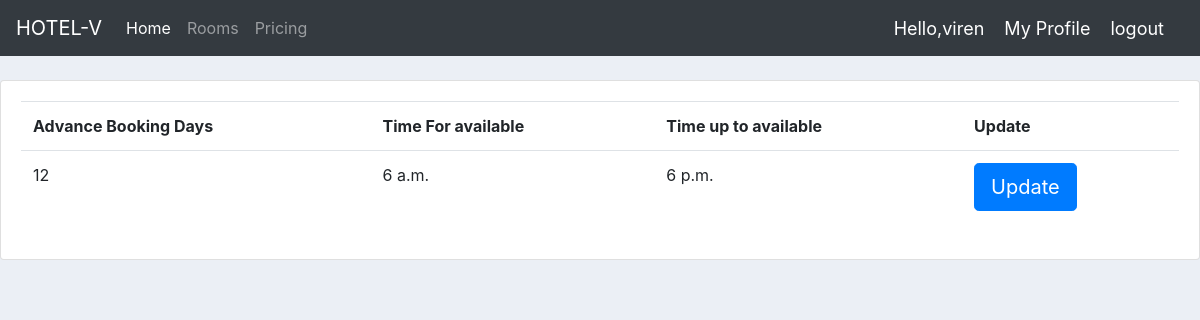
The page /dashbord/rooms/available (signed in) on the database its author committed.
### account/models.py (models this page shows)
class Available(models.Model):
    Advance_Booking_Days=models.IntegerField(null=True)
    Time_For_available=models.TimeField(default=timezone.now,null=True)
    Time_up_to_available=models.TimeField(default=timezone.now,null=True)

### account/views.py (the view)
# urls.py: path('dashbord/rooms/available', views.available, name='available'),
def available(request):
    time=Available.objects.all()
    context={'time':time}
    return render(request,'account/available.html',context)

### templates/account/available.html (shortened to what this page needs)
{% extends 'account/main.html' %}
{% block content%}
  <br>
      <div class="card card-body">
        <table class="table">
          <tr>
            <th>Advance Booking Days</th>
            <th>Time For available</th>
            <th>Time up to available</th>
            <th>Update</th>
          </tr>
          {% for i in time %}
          <tr>
            <td>{{i.Advance_Booking_Days}}</td>
            <td>{{i.Time_For_available}}</td>
            <td>{{i.Time_up_to_available}}</td>
            <td><a class="btn btn-primary btn-lg" href="{% url 'updatetime' i.id %}" role="button">Update</a></td>
          </tr>
          {% endfor %}
        </table>
      </div>
{% endblock %}

### templates/account/navbar.html (shortened to what this page needs)
{% load static%}
<nav class="navbar navbar-expand-lg navbar-dark bg-dark">
  <a class="navbar-brand" href="#">HOTEL-V</a>
  <div class="collapse navbar-collapse" id="navbarNav">
    <ul class="navbar-nav">
      <li class="nav-item active">
        <a class="nav-link" href="{% url 'dashbord' %}">Home<span class="sr-only">(current)</span></a>
      </li>
      <li class="nav-item">
        <a class="nav-link" href="{% url 'rooms' %}">Rooms</a>
      </li>
      <li class="nav-item">
        <a class="nav-link" href="#">Pricing</a>
      </li>
    </ul>
  </div>
  <span class="hello-msg">Hello,{{request.user}}</span>
  <span><a class="hello-msg" href="{% url 'myprofile' %}">My Profile</a></span>
  <span><a class="hello-msg" href="{% url 'logout' %}">logout</a></span>
</nav>

### static/css/main.css (style rules this page uses)
body { background-color: #ebeff5; }

### templates/account/navbar.html (style rules this page uses)
.hello-msg { font-size: 18px; color: #fff; margin-right: 20px; }

### rows shown on the page
Available: Advance_Booking_Days "12", Time_For_available "6 a.m.", Time_up_to_available "6 p.m."

### other values the page prints
{{ request.user }} "viren"
